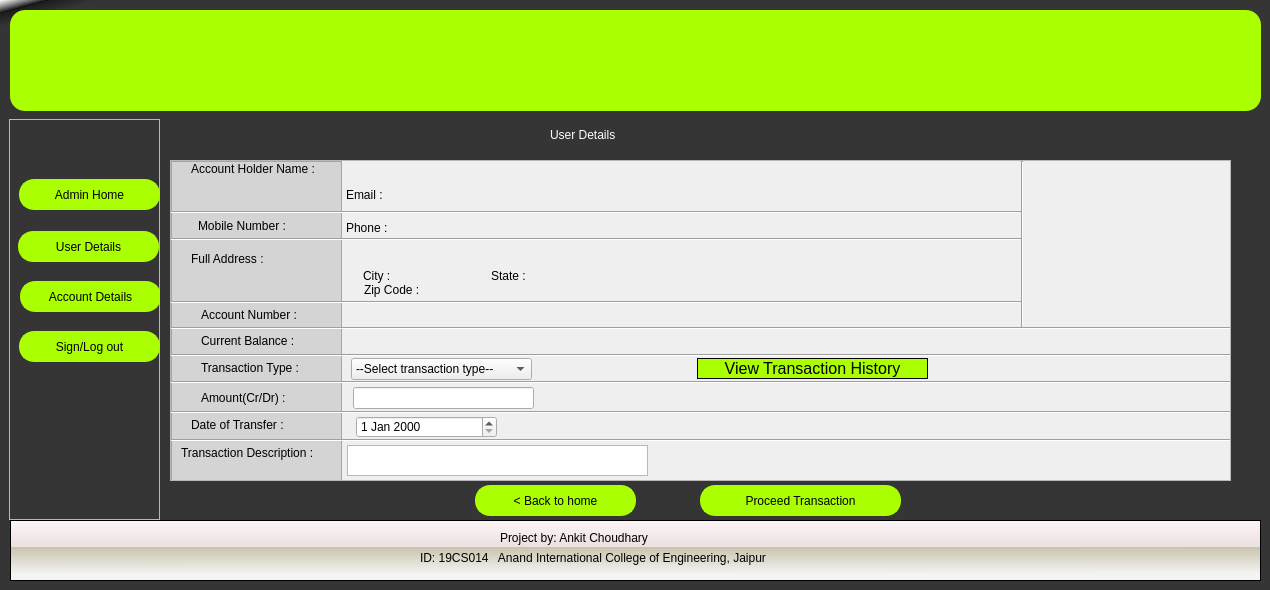
<?xml version="1.0" encoding="UTF-8"?>
<ui version="4.0">
 <class>User_Profile</class>
 <widget class="QWidget" name="User_Profile">
  <property name="geometry">
   <rect>
    <x>0</x>
    <y>0</y>
    <width>1270</width>
    <height>590</height>
   </rect>
  </property>
  <property name="minimumSize">
   <size>
    <width>1270</width>
    <height>590</height>
   </size>
  </property>
  <property name="maximumSize">
   <size>
    <width>1270</width>
    <height>590</height>
   </size>
  </property>
  <property name="windowTitle">
   <string>Form</string>
  </property>
  <property name="styleSheet">
   <string notr="true">#User_Profile{
background-color: qlineargradient(spread:pad, x1:0, y1:0, x2:0.02, y2:0.0340909, stop:0 rgba(255, 255, 255, 255), stop:0.495 rgba(0, 0, 0, 199), stop:0.505 rgba(28, 28, 28, 255), stop:1 rgba(53, 53, 53, 255));
}
#topframe{
background-color: qconicalgradient(cx:0.000472637, cy:0, angle:227.8, stop:0 rgba(30, 0, 255, 255), stop:0.375 rgba(0, 195, 255, 252), stop:0.423533 rgba(37, 0, 255, 255), stop:0.45 rgba(0, 130, 255, 255), stop:0.477581 rgba(0, 56, 255, 252), stop:0.518717 rgba(71, 171, 255, 255), stop:0.542289 rgba(71, 171, 255, 255), stop:0.547264 rgba(68, 134, 249, 255), stop:0.55 rgba(0, 74, 255, 255), stop:0.552239 rgba(21, 93, 243, 255), stop:0.57754 rgba(102, 0, 255, 255), stop:0.625 rgba(0, 185, 255, 247), stop:1 rgba(255, 255, 0, 69));
border:none;
}
#bottomframe{
background-color: qlineargradient(spread:pad, x1:0.025, y1:0.892545, x2:0.0199005, y2:0, stop:0 rgba(244, 244, 244, 255), stop:0.495 rgba(218, 212, 186, 230), stop:0.505 rgba(236, 224, 224, 255), stop:1 rgba(253, 246, 246, 255));
}
QPushButton{
border-radius:15px;
background:#aaff00;
border:2px solid #aaff00;
font: 75 12pt &quot;MS Sans Serif&quot;;
}
#Back_btn{
background:#aaff00;
}
#Account_Information_btn, #Users_Details_btn{
background:none;
border:none;
color:blue;
text-decoration: underline;
}
#frame{
background:#d4d4d4;
}
Line{
background:rgb(6, 6, 6)
}
#text{
color:white;
	font: 75 14pt &quot;MS Sans Serif&quot;;
}
#Transaction_History{
font: 12pt &quot;MS Sans Serif&quot;;
border:1px solid black;
}</string>
  </property>
  <widget class="QFrame" name="bottomframe">
   <property name="geometry">
    <rect>
     <x>10</x>
     <y>520</y>
     <width>1251</width>
     <height>61</height>
    </rect>
   </property>
   <property name="frameShape">
    <enum>QFrame::StyledPanel</enum>
   </property>
   <property name="frameShadow">
    <enum>QFrame::Raised</enum>
   </property>
   <widget class="QLabel" name="label">
    <property name="geometry">
     <rect>
      <x>490</x>
      <y>10</y>
      <width>171</width>
      <height>16</height>
     </rect>
    </property>
    <property name="text">
     <string>Project by: Ankit Choudhary </string>
    </property>
   </widget>
   <widget class="QLabel" name="label_2">
    <property name="geometry">
     <rect>
      <x>410</x>
      <y>30</y>
      <width>381</width>
      <height>16</height>
     </rect>
    </property>
    <property name="text">
     <string>ID: 19CS014   Anand International College of Engineering, Jaipur</string>
    </property>
   </widget>
  </widget>
  <widget class="QFrame" name="sideframe">
   <property name="geometry">
    <rect>
     <x>9</x>
     <y>119</y>
     <width>151</width>
     <height>401</height>
    </rect>
   </property>
   <property name="frameShape">
    <enum>QFrame::StyledPanel</enum>
   </property>
   <property name="frameShadow">
    <enum>QFrame::Raised</enum>
   </property>
   <widget class="QPushButton" name="Admin_Home_btn">
    <property name="geometry">
     <rect>
      <x>10</x>
      <y>60</y>
      <width>141</width>
      <height>31</height>
     </rect>
    </property>
    <property name="text">
     <string>Admin Home</string>
    </property>
   </widget>
   <widget class="QPushButton" name="User_Details_btn">
    <property name="geometry">
     <rect>
      <x>9</x>
      <y>112</y>
      <width>141</width>
      <height>31</height>
     </rect>
    </property>
    <property name="text">
     <string>User Details</string>
    </property>
   </widget>
   <widget class="QPushButton" name="Account_Details_btn">
    <property name="geometry">
     <rect>
      <x>11</x>
      <y>162</y>
      <width>141</width>
      <height>31</height>
     </rect>
    </property>
    <property name="text">
     <string>Account Details</string>
    </property>
   </widget>
   <widget class="QPushButton" name="Log_out_btn">
    <property name="geometry">
     <rect>
      <x>10</x>
      <y>212</y>
      <width>141</width>
      <height>31</height>
     </rect>
    </property>
    <property name="text">
     <string>Sign/Log out</string>
    </property>
   </widget>
  </widget>
  <widget class="QPushButton" name="topframe">
   <property name="geometry">
    <rect>
     <x>10</x>
     <y>10</y>
     <width>1251</width>
     <height>101</height>
    </rect>
   </property>
   <property name="text">
    <string/>
   </property>
   <property name="icon">
    <iconset>
     <normaloff>Images/Bank-Management-System.png</normaloff>Images/Bank-Management-System.png</iconset>
   </property>
   <property name="iconSize">
    <size>
     <width>1300</width>
     <height>520</height>
    </size>
   </property>
  </widget>
  <widget class="QScrollArea" name="scrollArea">
   <property name="geometry">
    <rect>
     <x>170</x>
     <y>160</y>
     <width>1061</width>
     <height>321</height>
    </rect>
   </property>
   <property name="widgetResizable">
    <bool>true</bool>
   </property>
   <widget class="QWidget" name="scrollAreaWidgetContents">
    <property name="geometry">
     <rect>
      <x>0</x>
      <y>0</y>
      <width>1059</width>
      <height>319</height>
     </rect>
    </property>
    <widget class="QFrame" name="frame">
     <property name="geometry">
      <rect>
       <x>0</x>
       <y>0</y>
       <width>171</width>
       <height>321</height>
      </rect>
     </property>
     <property name="frameShape">
      <enum>QFrame::StyledPanel</enum>
     </property>
     <property name="frameShadow">
      <enum>QFrame::Raised</enum>
     </property>
     <widget class="QLabel" name="label_3">
      <property name="geometry">
       <rect>
        <x>20</x>
        <y>0</y>
        <width>141</width>
        <height>16</height>
       </rect>
      </property>
      <property name="text">
       <string>Account Holder Name : </string>
      </property>
     </widget>
     <widget class="Line" name="line_2">
      <property name="geometry">
       <rect>
        <x>-3</x>
        <y>50</y>
        <width>174</width>
        <height>3</height>
       </rect>
      </property>
      <property name="orientation">
       <enum>Qt::Horizontal</enum>
      </property>
     </widget>
     <widget class="QLabel" name="label_4">
      <property name="geometry">
       <rect>
        <x>27</x>
        <y>57</y>
        <width>141</width>
        <height>16</height>
       </rect>
      </property>
      <property name="text">
       <string>Mobile Number : </string>
      </property>
     </widget>
     <widget class="QLabel" name="label_5">
      <property name="geometry">
       <rect>
        <x>20</x>
        <y>90</y>
        <width>141</width>
        <height>16</height>
       </rect>
      </property>
      <property name="text">
       <string>Full Address : </string>
      </property>
     </widget>
     <widget class="QLabel" name="label_6">
      <property name="geometry">
       <rect>
        <x>30</x>
        <y>146</y>
        <width>141</width>
        <height>16</height>
       </rect>
      </property>
      <property name="text">
       <string>Account Number : </string>
      </property>
     </widget>
     <widget class="QLabel" name="label_7">
      <property name="geometry">
       <rect>
        <x>30</x>
        <y>172</y>
        <width>141</width>
        <height>16</height>
       </rect>
      </property>
      <property name="text">
       <string>Current Balance :</string>
      </property>
     </widget>
     <widget class="QLabel" name="label_8">
      <property name="geometry">
       <rect>
        <x>30</x>
        <y>199</y>
        <width>141</width>
        <height>16</height>
       </rect>
      </property>
      <property name="text">
       <string>Transaction Type : </string>
      </property>
     </widget>
     <widget class="QLabel" name="label_9">
      <property name="geometry">
       <rect>
        <x>30</x>
        <y>229</y>
        <width>141</width>
        <height>16</height>
       </rect>
      </property>
      <property name="text">
       <string>Amount(Cr/Dr) :</string>
      </property>
     </widget>
     <widget class="QLabel" name="label_10">
      <property name="geometry">
       <rect>
        <x>20</x>
        <y>256</y>
        <width>141</width>
        <height>16</height>
       </rect>
      </property>
      <property name="text">
       <string>Date of Transfer :</string>
      </property>
     </widget>
     <widget class="QLabel" name="label_11">
      <property name="geometry">
       <rect>
        <x>10</x>
        <y>284</y>
        <width>151</width>
        <height>16</height>
       </rect>
      </property>
      <property name="text">
       <string>Transaction Description :</string>
      </property>
     </widget>
     <widget class="Line" name="line_3">
      <property name="geometry">
       <rect>
        <x>0</x>
        <y>77</y>
        <width>174</width>
        <height>3</height>
       </rect>
      </property>
      <property name="orientation">
       <enum>Qt::Horizontal</enum>
      </property>
     </widget>
     <widget class="Line" name="line_5">
      <property name="geometry">
       <rect>
        <x>0</x>
        <y>140</y>
        <width>174</width>
        <height>3</height>
       </rect>
      </property>
      <property name="orientation">
       <enum>Qt::Horizontal</enum>
      </property>
     </widget>
     <widget class="Line" name="line_6">
      <property name="geometry">
       <rect>
        <x>0</x>
        <y>166</y>
        <width>174</width>
        <height>3</height>
       </rect>
      </property>
      <property name="orientation">
       <enum>Qt::Horizontal</enum>
      </property>
     </widget>
     <widget class="Line" name="line_7">
      <property name="geometry">
       <rect>
        <x>0</x>
        <y>193</y>
        <width>174</width>
        <height>3</height>
       </rect>
      </property>
      <property name="orientation">
       <enum>Qt::Horizontal</enum>
      </property>
     </widget>
     <widget class="Line" name="line_8">
      <property name="geometry">
       <rect>
        <x>0</x>
        <y>220</y>
        <width>174</width>
        <height>3</height>
       </rect>
      </property>
      <property name="orientation">
       <enum>Qt::Horizontal</enum>
      </property>
     </widget>
     <widget class="Line" name="line_9">
      <property name="geometry">
       <rect>
        <x>-2</x>
        <y>250</y>
        <width>174</width>
        <height>3</height>
       </rect>
      </property>
      <property name="orientation">
       <enum>Qt::Horizontal</enum>
      </property>
     </widget>
     <widget class="Line" name="line_10">
      <property name="geometry">
       <rect>
        <x>0</x>
        <y>278</y>
        <width>174</width>
        <height>3</height>
       </rect>
      </property>
      <property name="orientation">
       <enum>Qt::Horizontal</enum>
      </property>
     </widget>
    </widget>
    <widget class="QLabel" name="Account_Holder_Name">
     <property name="geometry">
      <rect>
       <x>174</x>
       <y>3</y>
       <width>381</width>
       <height>21</height>
      </rect>
     </property>
     <property name="text">
      <string/>
     </property>
    </widget>
    <widget class="QLabel" name="Email_ID">
     <property name="geometry">
      <rect>
       <x>220</x>
       <y>23</y>
       <width>311</width>
       <height>21</height>
      </rect>
     </property>
     <property name="text">
      <string/>
     </property>
    </widget>
    <widget class="QLabel" name="Email_ID_2">
     <property name="geometry">
      <rect>
       <x>175</x>
       <y>23</y>
       <width>51</width>
       <height>21</height>
      </rect>
     </property>
     <property name="text">
      <string>Email : </string>
     </property>
    </widget>
    <widget class="Line" name="line">
     <property name="geometry">
      <rect>
       <x>170</x>
       <y>50</y>
       <width>680</width>
       <height>3</height>
      </rect>
     </property>
     <property name="orientation">
      <enum>Qt::Horizontal</enum>
     </property>
    </widget>
    <widget class="Line" name="line_4">
     <property name="geometry">
      <rect>
       <x>170</x>
       <y>77</y>
       <width>680</width>
       <height>3</height>
      </rect>
     </property>
     <property name="orientation">
      <enum>Qt::Horizontal</enum>
     </property>
    </widget>
    <widget class="Line" name="line_11">
     <property name="geometry">
      <rect>
       <x>170</x>
       <y>140</y>
       <width>680</width>
       <height>3</height>
      </rect>
     </property>
     <property name="orientation">
      <enum>Qt::Horizontal</enum>
     </property>
    </widget>
    <widget class="Line" name="line_12">
     <property name="geometry">
      <rect>
       <x>170</x>
       <y>166</y>
       <width>890</width>
       <height>3</height>
      </rect>
     </property>
     <property name="orientation">
      <enum>Qt::Horizontal</enum>
     </property>
    </widget>
    <widget class="Line" name="line_13">
     <property name="geometry">
      <rect>
       <x>170</x>
       <y>193</y>
       <width>890</width>
       <height>3</height>
      </rect>
     </property>
     <property name="orientation">
      <enum>Qt::Horizontal</enum>
     </property>
    </widget>
    <widget class="Line" name="line_14">
     <property name="geometry">
      <rect>
       <x>170</x>
       <y>220</y>
       <width>890</width>
       <height>3</height>
      </rect>
     </property>
     <property name="orientation">
      <enum>Qt::Horizontal</enum>
     </property>
    </widget>
    <widget class="Line" name="line_29">
     <property name="geometry">
      <rect>
       <x>170</x>
       <y>250</y>
       <width>890</width>
       <height>3</height>
      </rect>
     </property>
     <property name="orientation">
      <enum>Qt::Horizontal</enum>
     </property>
    </widget>
    <widget class="Line" name="line_30">
     <property name="geometry">
      <rect>
       <x>170</x>
       <y>278</y>
       <width>890</width>
       <height>3</height>
      </rect>
     </property>
     <property name="orientation">
      <enum>Qt::Horizontal</enum>
     </property>
    </widget>
    <widget class="QLabel" name="Email_ID_5">
     <property name="geometry">
      <rect>
       <x>175</x>
       <y>56</y>
       <width>51</width>
       <height>21</height>
      </rect>
     </property>
     <property name="text">
      <string>Phone : </string>
     </property>
    </widget>
    <widget class="QLabel" name="Phone_Number">
     <property name="geometry">
      <rect>
       <x>225</x>
       <y>56</y>
       <width>311</width>
       <height>21</height>
      </rect>
     </property>
     <property name="text">
      <string/>
     </property>
    </widget>
    <widget class="QLabel" name="Address">
     <property name="geometry">
      <rect>
       <x>190</x>
       <y>82</y>
       <width>311</width>
       <height>21</height>
      </rect>
     </property>
     <property name="text">
      <string/>
     </property>
    </widget>
    <widget class="QLabel" name="Email_ID_8">
     <property name="geometry">
      <rect>
       <x>192</x>
       <y>104</y>
       <width>51</width>
       <height>21</height>
      </rect>
     </property>
     <property name="text">
      <string>City : </string>
     </property>
    </widget>
    <widget class="QLabel" name="City">
     <property name="geometry">
      <rect>
       <x>225</x>
       <y>105</y>
       <width>81</width>
       <height>21</height>
      </rect>
     </property>
     <property name="text">
      <string/>
     </property>
    </widget>
    <widget class="QLabel" name="Email_ID_10">
     <property name="geometry">
      <rect>
       <x>320</x>
       <y>104</y>
       <width>51</width>
       <height>21</height>
      </rect>
     </property>
     <property name="text">
      <string>State : </string>
     </property>
    </widget>
    <widget class="QLabel" name="State">
     <property name="geometry">
      <rect>
       <x>366</x>
       <y>103</y>
       <width>81</width>
       <height>21</height>
      </rect>
     </property>
     <property name="text">
      <string/>
     </property>
    </widget>
    <widget class="QLabel" name="Email_ID_12">
     <property name="geometry">
      <rect>
       <x>193</x>
       <y>118</y>
       <width>61</width>
       <height>21</height>
      </rect>
     </property>
     <property name="text">
      <string>Zip Code : </string>
     </property>
    </widget>
    <widget class="QLabel" name="Zip_Code">
     <property name="geometry">
      <rect>
       <x>260</x>
       <y>119</y>
       <width>91</width>
       <height>21</height>
      </rect>
     </property>
     <property name="text">
      <string/>
     </property>
    </widget>
    <widget class="QLabel" name="Account_Number">
     <property name="geometry">
      <rect>
       <x>175</x>
       <y>146</y>
       <width>381</width>
       <height>21</height>
      </rect>
     </property>
     <property name="text">
      <string/>
     </property>
    </widget>
    <widget class="QLabel" name="Current_Balance">
     <property name="geometry">
      <rect>
       <x>174</x>
       <y>170</y>
       <width>381</width>
       <height>21</height>
      </rect>
     </property>
     <property name="text">
      <string/>
     </property>
    </widget>
    <widget class="Line" name="line_31">
     <property name="geometry">
      <rect>
       <x>850</x>
       <y>0</y>
       <width>3</width>
       <height>166</height>
      </rect>
     </property>
     <property name="orientation">
      <enum>Qt::Vertical</enum>
     </property>
    </widget>
    <widget class="QLabel" name="User_Picture">
     <property name="geometry">
      <rect>
       <x>864</x>
       <y>5</y>
       <width>181</width>
       <height>151</height>
      </rect>
     </property>
     <property name="text">
      <string/>
     </property>
    </widget>
    <widget class="QComboBox" name="comboBox">
     <property name="geometry">
      <rect>
       <x>180</x>
       <y>197</y>
       <width>181</width>
       <height>22</height>
      </rect>
     </property>
     <item>
      <property name="text">
       <string>--Select transaction type--</string>
      </property>
     </item>
     <item>
      <property name="text">
       <string>Credit</string>
      </property>
     </item>
     <item>
      <property name="text">
       <string>Debit</string>
      </property>
     </item>
    </widget>
    <widget class="QPushButton" name="Transaction_History">
     <property name="geometry">
      <rect>
       <x>526</x>
       <y>197</y>
       <width>231</width>
       <height>21</height>
      </rect>
     </property>
     <property name="font">
      <font>
       <family>MS Sans Serif</family>
       <pointsize>12</pointsize>
       <weight>50</weight>
       <italic>false</italic>
       <bold>false</bold>
      </font>
     </property>
     <property name="text">
      <string>View Transaction History</string>
     </property>
    </widget>
    <widget class="QLineEdit" name="Amount">
     <property name="geometry">
      <rect>
       <x>182</x>
       <y>226</y>
       <width>181</width>
       <height>22</height>
      </rect>
     </property>
    </widget>
    <widget class="QDateEdit" name="Date_of_Transfer">
     <property name="geometry">
      <rect>
       <x>185</x>
       <y>255</y>
       <width>141</width>
       <height>22</height>
      </rect>
     </property>
    </widget>
    <widget class="QTextEdit" name="Transaction_Description">
     <property name="geometry">
      <rect>
       <x>176</x>
       <y>284</y>
       <width>301</width>
       <height>31</height>
      </rect>
     </property>
    </widget>
   </widget>
  </widget>
  <widget class="QLabel" name="text">
   <property name="geometry">
    <rect>
     <x>550</x>
     <y>124</y>
     <width>151</width>
     <height>21</height>
    </rect>
   </property>
   <property name="text">
    <string>User Details</string>
   </property>
  </widget>
  <widget class="QPushButton" name="Back_btn">
   <property name="geometry">
    <rect>
     <x>475</x>
     <y>485</y>
     <width>161</width>
     <height>31</height>
    </rect>
   </property>
   <property name="text">
    <string>&lt; Back to home</string>
   </property>
  </widget>
  <widget class="QPushButton" name="Back_btn_2">
   <property name="geometry">
    <rect>
     <x>700</x>
     <y>485</y>
     <width>201</width>
     <height>31</height>
    </rect>
   </property>
   <property name="text">
    <string>Proceed Transaction</string>
   </property>
  </widget>
 </widget>
 <resources/>
 <connections/>
</ui>
